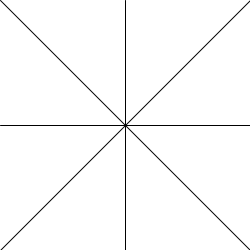
Frame 1 (no input)
Frame 60 (the mouse pressed at the canvas centre just before this capture): identical to frame 1, image omitted
Frame 120 (the mouse held since frame 60 and released just before this capture): identical to frame 1, image omitted

The Processing sketch that drew this single still picture (run headless with seeded random() and noise(); from frame 60 on, the mouse is pressed at the canvas centre):

// Processing sketch: sketch_02_line
// ── sketch_02_line.pde
void setup() {

  size(250, 250);
  //sintaxis: line(start X, start Y, end X, end Y)
}

void draw() {

  background(255);

  line(0, 0, width, height);  // linea diagonal: desde la esquina superior izquierda (0,0) hasta la esquina inferior derecha (width:250, height:250)
  line(0, height, width, 0);  // linea diagonal: desde la esquina inferior izquierda (0,height) hasta la esquina superior derecha (width:250, 0)

  line(width/2, height/2, width/2, 0);  // linea recta: desde el centro hasta el límite superior
  line(width/2, height/2, width, height/2);  //  linea recta: desde el centro hasta el límite derecho

  line(width/2, height/2, 0, height/2);  //  linea recta: desde el centro hasta el límite izquierdo
  line(width/2, height/2, width/2, height);  //  linea recta: desde el centro hasta el límite inferior
}
